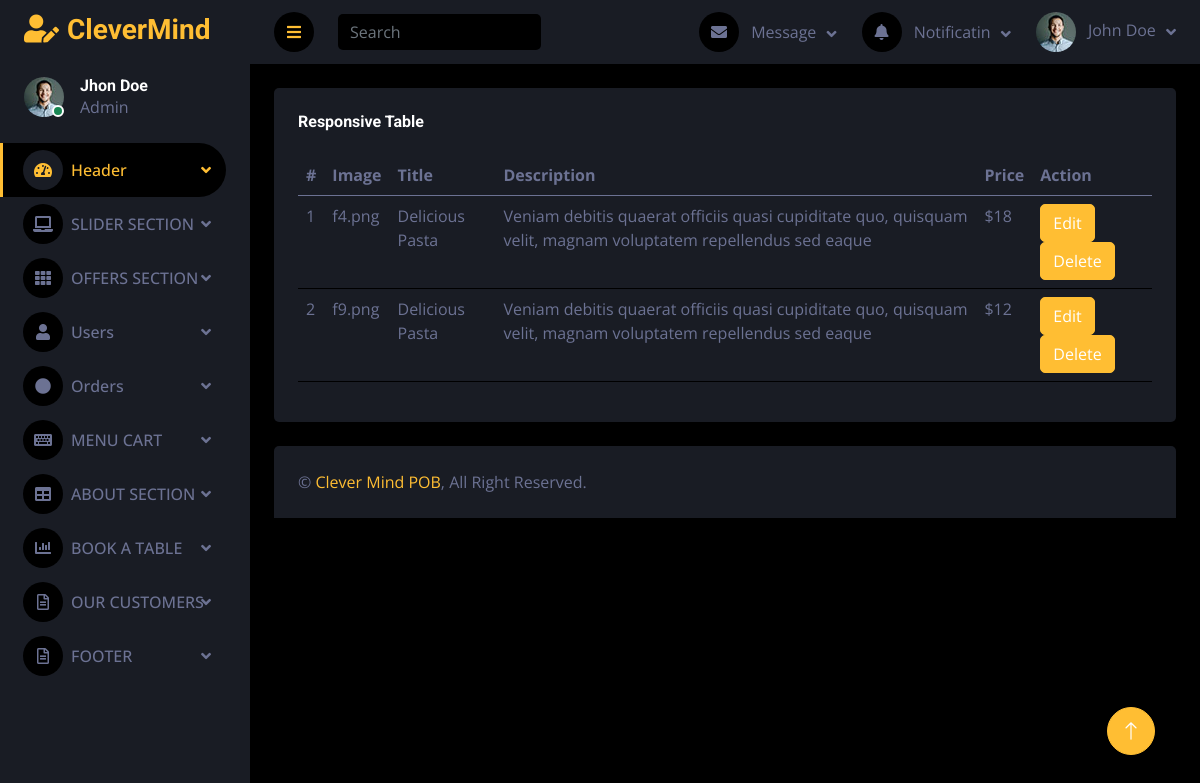
Screenshot of /darkpan-1.0.0/view_pasta.php with the database file from the repository.
### tables this page shows
CREATE TABLE `pasta_menu` (
  `id` int(100) NOT NULL,
  `image` varchar(100) NOT NULL,
  `title` varchar(100) NOT NULL,
  `description` varchar(250) NOT NULL,
  `price` varchar(100) NOT NULL
);

### darkpan-1.0.0/view_pasta.php (the view, shortened to what this page needs)
<?php
require_once("conn.php");
?>
<!DOCTYPE html>
<html lang="en">
<head>
    <link href="https://cdnjs.cloudflare.com/ajax/libs/font-awesome/5.10.0/css/all.min.css" rel="stylesheet">
    <link href="https://cdn.jsdelivr.net/npm/bootstrap-icons@1.4.1/font/bootstrap-icons.css" rel="stylesheet">
    <link href="lib/owlcarousel/assets/owl.carousel.min.css" rel="stylesheet">
    <link href="lib/tempusdominus/css/tempusdominus-bootstrap-4.min.css" rel="stylesheet" />
    <link href="css/bootstrap.min.css" rel="stylesheet">
    <link href="css/style.css" rel="stylesheet">
</head>
<body>
    <div class="container-fluid position-relative d-flex p-0">
        <div class="sidebar pe-4 pb-3">
            <nav class="navbar bg-secondary navbar-dark">
                <a href="index.html" class="navbar-brand mx-4 mb-3">
                    <h3 class="text-primary"><i class="fa fa-user-edit me-2"></i>CleverMind</h3>
                </a>
                <div class="d-flex align-items-center ms-4 mb-4">
                    <div class="position-relative">
                        <img class="rounded-circle" src="img/user.jpg" alt="" style="width: 40px; height: 40px;">
                        <div class="bg-success rounded-circle border border-2 border-white position-absolute end-0 bottom-0 p-1"></div>
                    </div>
                    <div class="ms-3">
                        <h6 class="mb-0">Jhon Doe</h6>
                        <span>Admin</span>
                    </div>
                </div>
                <div class="navbar-nav w-100">
                <div class="nav-item dropdown">
                    <a href="index.html" class="nav-link dropdown-toggle active" data-bs-toggle="dropdown"><i class="fa fa-tachometer-alt me-2"></i>Header</a>
                </div>
                <div class="nav-item dropdown">
                    <a href="#" class="nav-link dropdown-toggle" data-bs-toggle="dropdown"><i class="fa fa-laptop me-2"></i>SLIDER SECTION</a>
                </div>
                <div class="nav-item dropdown">
                    <a href="widget.html" class="nav-link dropdown-toggle " data-bs-toggle="dropdown"><i class="fa fa-th me-2"></i>OFFERS SECTION</a>
                </div>
                <div class="nav-item dropdown">
                    <a href="widget.html" class="nav-link dropdown-toggle " data-bs-toggle="dropdown"><i class="fa fa-user me-2"></i>Users</a>
                </div>
                <div class="nav-item dropdown">
                    <a href="widget.html" class="nav-link dropdown-toggle " data-bs-toggle="dropdown"><i class="fa fa-circle me-2"></i>Orders</a>
                </div>
                <div class="nav-item dropdown">
                    <a href="form.html" class="nav-link dropdown-toggle " data-bs-toggle="dropdown"><i class="fa fa-keyboard me-2"></i>MENU CART</a>
                </div>
                <div class="nav-item dropdown">
                    <a href="table.html" class="nav-link dropdown-toggle " data-bs-toggle="dropdown"><i class="fa fa-table me-2"></i>ABOUT SECTION</a>
                </div>
                <div class="nav-item dropdown">
                    <a href="chart.html" class="nav-link dropdown-toggle " data-bs-toggle="dropdown"><i class="fa fa-chart-bar me-2"></i>BOOK A TABLE</a>
                </div>
                <div class="nav-item dropdown">
                    <a href="#" class="nav-link dropdown-toggle" data-bs-toggle="dropdown"><i class="far fa-file-alt me-2"></i>OUR CUSTOMERS</a>
                </div>
                <div class="nav-item dropdown">
                    <a href="#" class="nav-link dropdown-toggle" data-bs-toggle="dropdown"><i class="far fa-file-alt me-2"></i>FOOTER</a>
                </div>
            </div>
            </nav>
        </div>
        <div class="content">
            <nav class="navbar navbar-expand bg-secondary navbar-dark sticky-top px-4 py-0">
                <a href="#" class="sidebar-toggler flex-shrink-0">
                    <i class="fa fa-bars"></i>
                </a>
                <form class="d-none d-md-flex ms-4">
                    <input class="form-control bg-dark border-0" type="search" placeholder="Search">
                </form>
                <div class="navbar-nav align-items-center ms-auto">
                    <div class="nav-item dropdown">
                        <a href="#" class="nav-link dropdown-toggle" data-bs-toggle="dropdown">
                            <i class="fa fa-envelope me-lg-2"></i>
                            <span class="d-none d-lg-inline-flex">Message</span>
                        </a>
                    </div>
                    <div class="nav-item dropdown">
                        <a href="#" class="nav-link dropdown-toggle" data-bs-toggle="dropdown">
                            <i class="fa fa-bell me-lg-2"></i>
                            <span class="d-none d-lg-inline-flex">Notificatin</span>
                        </a>
                    </div>
                    <div class="nav-item dropdown">
                        <a href="#" class="nav-link dropdown-toggle" data-bs-toggle="dropdown">
                            <img class="rounded-circle me-lg-2" src="img/user.jpg" alt="" style="width: 40px; height: 40px;">
                            <span class="d-none d-lg-inline-flex">John Doe</span>
                        </a>
                    </div>
                </div>
            </nav>
            <div class="container-fluid pt-4 px-4">
                <div class="row g-4">
                    <div class="col-12">
                        <div class="bg-secondary rounded h-100 p-4">
                            <h6 class="mb-4">Responsive Table</h6>
                            <div class="table-responsive">
                                <table class="table">
                                    <thead>
                                       <tr>
                                          <th>#</th>
                                          <th>Image</th>
                                          <th>Title</th>
                                          <th>Description</th>
                                          <th>Price</th>
                                          <th>Action</th>
                                       </tr>
                                    </thead>
                                    <tbody>
                                    <?php
                                       $sql = "SELECT * FROM   pasta_menu";
                                       $result = mysqli_query($conn, $sql);
                                       $countRow = mysqli_num_rows($result);
                                       if ($countRow > 0) {
                                          $i = 1;
                                          while ($row = mysqli_fetch_assoc($result)) {
                                             echo "
                                             <tr>
                                             <td>{$i}</td>
                                             <td>{$row['image']}</td>
                                             <td>{$row['title']}</td>
                                             <td>{$row['description']}</td>
                                             <td>{$row['price']}</td>
                                             <td>
                                             <a href='add_pasta.php?edit={$row['id']}'>
                                             <button data-toggle='tooltip' title='Edit' class='btn btn-primary mr-2'>
                                             Edit
                                             </button>
                                             </a>
                                             <a href='view_pasta.php?delete={$row['id']}'>
                                             <button data-toggle='tooltip' title='Trash' class='btn btn-primary mr-2'>
                                             Delete
                                             </button>
                                             </a>
                                             </td>
                                             </tr>
                                             ";
                                             $i++;
                                          }
                                       }
                                       ?>
                                    </tbody>
                                </table>
                            </div>
                        </div>
                    </div>
                </div>
            </div>
            <div class="container-fluid pt-4 px-4">
                <div class="bg-secondary rounded-top p-4">
                    <div class="row">
                        <div class="col-12 col-sm-6 text-center text-sm-start">
                            &copy; <a href="#">Clever Mind POB</a>, All Right Reserved.
                        </div>
                    </div>
                </div>
            </div>
        </div>
        <a href="#" class="btn btn-lg btn-primary btn-lg-square back-to-top"><i class="bi bi-arrow-up"></i></a>
    </div>
</body>
</html>

### darkpan-1.0.0/css/style.css (style rules this page uses)
:root { --primary: #ffbe33; --secondary: #191C24; --light: #6C7293; --dark: #000000; }
.back-to-top { position: fixed; display: none; right: 45px; bottom: 45px; z-index: 99; }
.btn { transition: .5s; }
.btn-lg-square { width: 48px; height: 48px; }
.btn-square, .btn-sm-square, .btn-lg-square { padding: 0; display: inline-flex; align-items: center; justify-content: center; font-weight: normal; border-radius: 50px; }
.sidebar { position: fixed; top: 0; left: 0; bottom: 0; width: 250px; height: 100vh; overflow-y: auto; background: var(--secondary); transition: 0.5s; z-index: 999; }
.content { margin-left: 250px; min-height: 100vh; background: var(--dark); transition: 0.5s; }
@media (min-width: 992px) { .sidebar { margin-left: 0; } }
@media (min-width: 992px) { .content { width: calc(100% - 250px); } }
.sidebar .navbar .navbar-nav .nav-link { padding: 7px 20px; color: var(--light); font-weight: 500; border-left: 3px solid var(--secondary); border-radius: 0 30px 30px 0; outline: none; }
.sidebar .navbar .navbar-nav .nav-link:hover, .sidebar .navbar .navbar-nav .nav-link.active { color: var(--primary); background: var(--dark); border-color: var(--primary); }
.sidebar .navbar .navbar-nav .nav-link i { width: 40px; height: 40px; display: inline-flex; align-items: center; justify-content: center; background: var(--dark); border-radius: 40px; }
.sidebar .navbar .navbar-nav .nav-link:hover i, .sidebar .navbar .navbar-nav .nav-link.active i { background: var(--secondary); }
.sidebar .navbar .dropdown-toggle::after { position: absolute; top: 15px; right: 15px; border: none; content: "\f107"; font-family: "Font Awesome 5 Free"; font-weight: 900; transition: .5s; }
.content .navbar .navbar-nav .nav-link { margin-left: 25px; padding: 12px 0; color: var(--light); outline: none; }
.content .navbar .sidebar-toggler, .content .navbar .navbar-nav .nav-link i { width: 40px; height: 40px; display: inline-flex; align-items: center; justify-content: center; background: var(--dark); border-radius: 40px; }
.content .navbar .dropdown-toggle::after { margin-left: 6px; vertical-align: middle; border: none; content: "\f107"; font-family: "Font Awesome 5 Free"; font-weight: 900; transition: .5s; }

### rows the page displays
pasta_menu: image "f4.png", title "Delicious Pasta", description "Veniam debitis quaerat officiis quasi cupiditate quo, quisquam velit, magnam voluptatem repellendus sed eaque", price "$18"
pasta_menu: image "f9.png", title "Delicious Pasta", description "Veniam debitis quaerat officiis quasi cupiditate quo, quisquam velit, magnam voluptatem repellendus sed eaque", price "$12"
